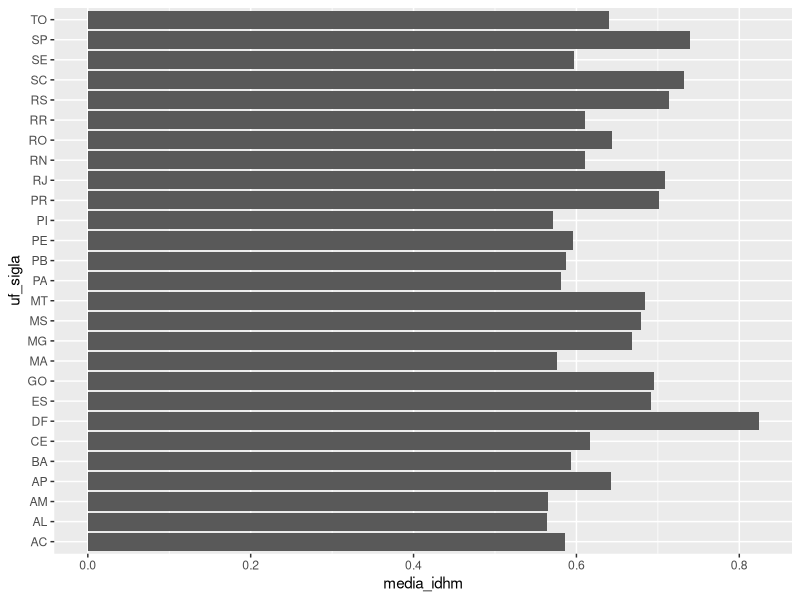
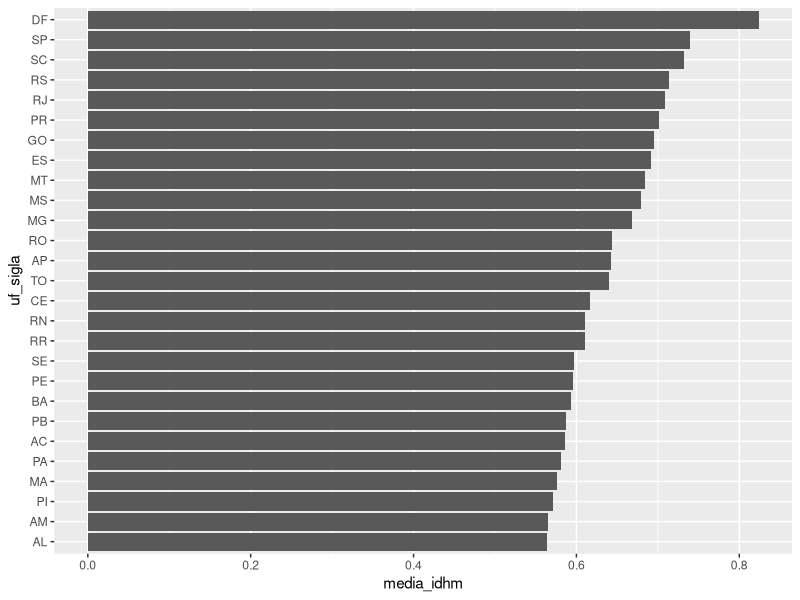
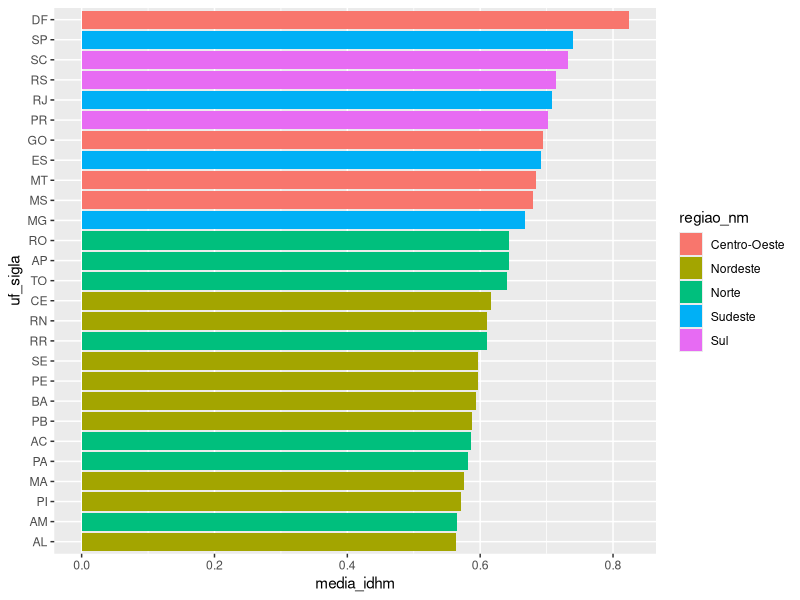
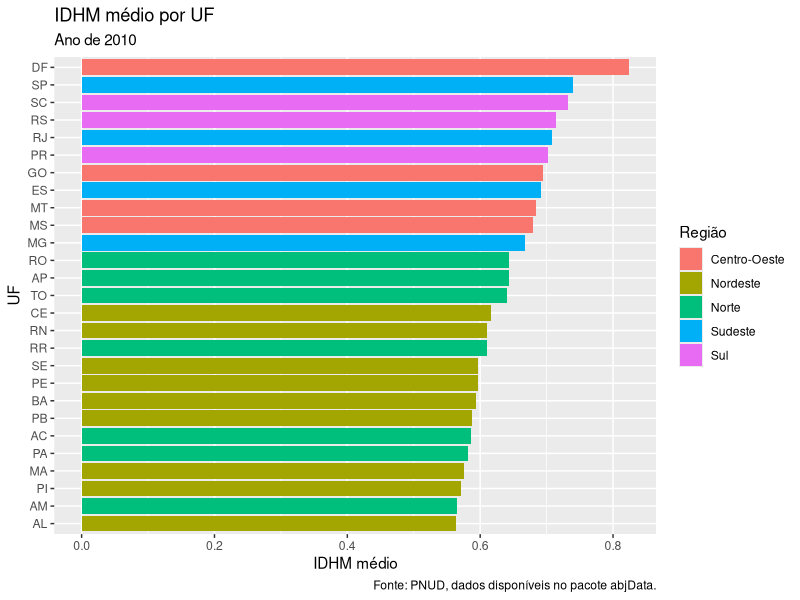
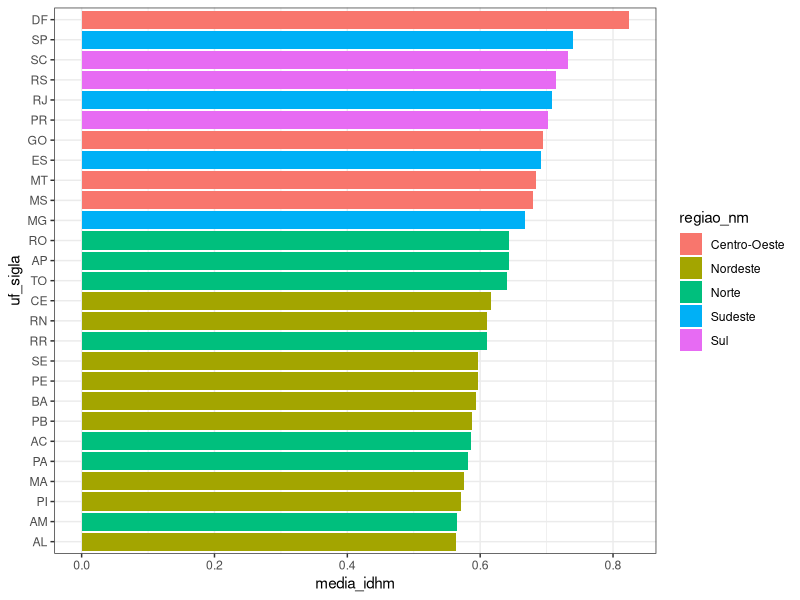
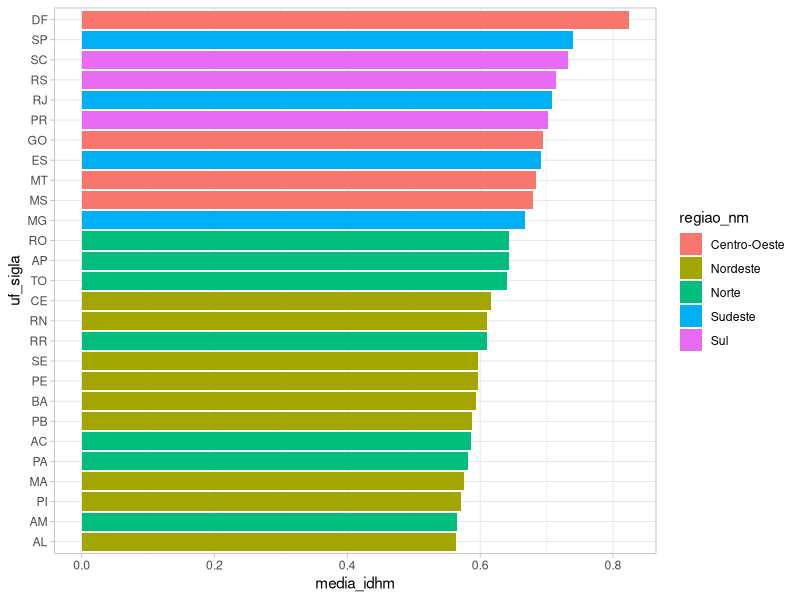
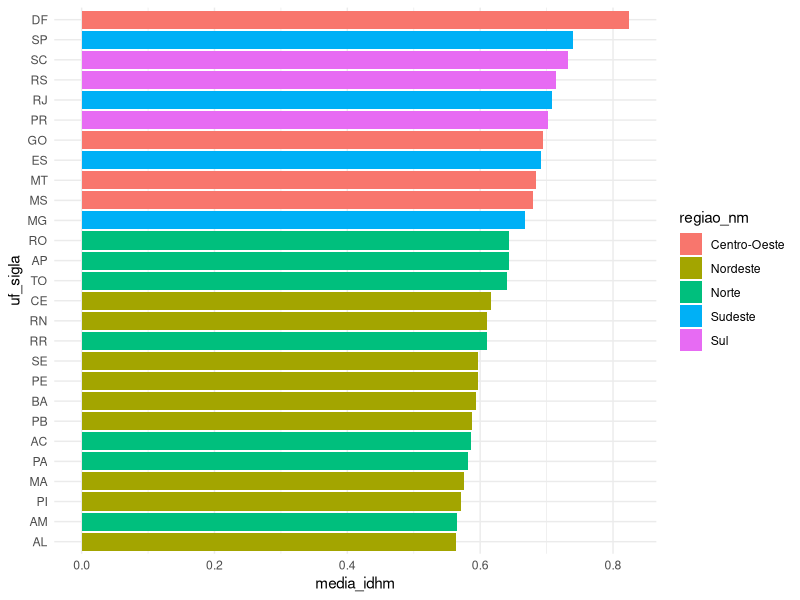
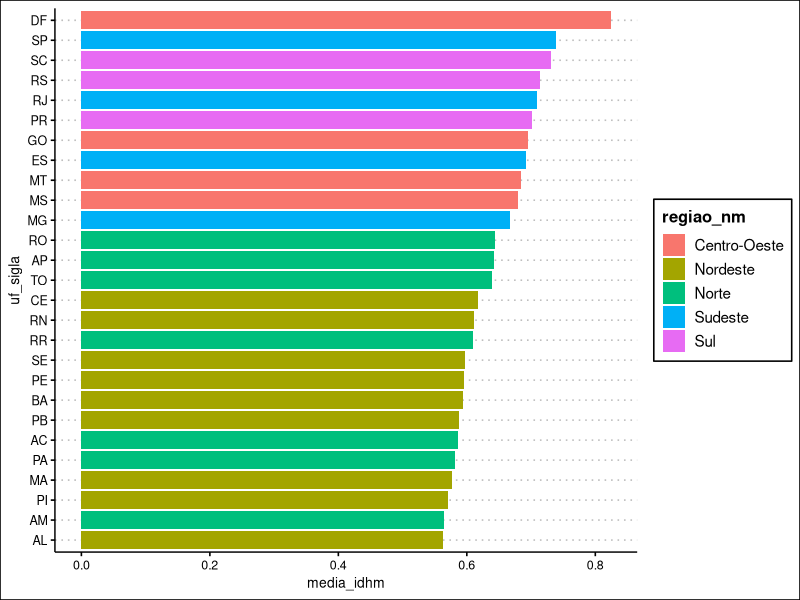

Generate these figures, in order, with R:
# Carregar pacote tidyverse
library(tidyverse)

# IMPORTAÇÃO -------------------------------------------------------------------
# Importar os dados que iremos usar
dados_pnud <- read_csv2("dados/base_pnud_min.csv")

dados_pnud_2010 <- dados_pnud |>
  filter(ano == 2010)


# Exemplo da aula passada:
# Como ordenar as barras em um gráfico, de forma que a maior barra fique no topo?


# Código original
media_idhm_por_uf <- dados_pnud_2010 |>
  group_by(regiao_nm, uf_sigla) |>
  summarise(media_idhm = mean(idhm))

media_idhm_por_uf |>
  ggplot() +
  aes(x = media_idhm, y = uf_sigla) +
  geom_col()


# Código alterado:

# Podemos mudar a ordem das barras usando a função fct_reorder() do pacote forcats

media_idhm_por_uf_ordenado <- dados_pnud_2010 |>
  group_by(regiao_nm, uf_sigla) |>
  summarise(media_idhm = mean(idhm)) |>
  dplyr::ungroup() |>
  dplyr::mutate(uf_sigla = fct_reorder(uf_sigla, media_idhm))

media_idhm_por_uf_ordenado |>
  ggplot() +
  aes(x = media_idhm, y = uf_sigla) +
  geom_col()



# Personalizando os gráficos --------------------------------------------------

# vamos salvar o gráfico acima

exemplo_grafico <- media_idhm_por_uf_ordenado |>
  ggplot() +
  aes(x = media_idhm, y = uf_sigla, fill = regiao_nm) +
  geom_col()

exemplo_grafico


# Labels (textos dos eixos, título, subtítulo, legenda, etc) -----

# Função labs()

exemplo_grafico +
  labs(
    x = "IDHM médio",
    y = "UF",
    title = "IDHM médio por UF",
    subtitle = "Ano de 2010",
    caption = "Fonte: PNUD, dados disponíveis no pacote abjData.",
    fill = "Região"
  )


# Temas ------

# Funções que começam com theme_*()
# ex:
exemplo_grafico +
  theme_bw()

exemplo_grafico +
  theme_light()

exemplo_grafico +
  theme_minimal()

# Dica: explore os temas disponíveis no pacote ggthemes

library(ggthemes)

exemplo_grafico +
  theme_clean()

exemplo_grafico +
  theme_fivethirtyeight()


# Personalizando um tema


exemplo_grafico +
labs(
    x = "IDHM médio",
    y = "UF",
    title = "IDHM médio por UF",
    subtitle = "Ano de 2010",
    caption = "Fonte: PNUD, dados disponíveis no pacote abjData.",
    fill = "Região"
  ) +
theme(
  axis.title.x = element_text(
    color = "red",
    size = 20,
    face = "bold"
  ),
  axis.title.y = element_text(
    color = "blue",
    size = 20,
    face = "italic"
  ),
  axis.text.x = element_text(
    color = "green",
    size = 15,
    face = "bold"
  ),
  axis.text.y = element_text(
    color = "orange",
    size = 15,
    face = "italic"
  ),
  plot.title = element_text(
    color = "purple",
    size = 30,
    face = "bold"
  ),
  plot.subtitle = element_text(
    color = "black",
    size = 20,
    face = "italic"
  ),
  plot.caption = element_text(
    color = "gray",
    size = 10,
    face = "bold"
  ),
  legend.title = element_text(
    color = "brown",
    size = 20,
    face = "italic"
  ),
  legend.text = element_text(
    color = "pink",
    size = 15,
    face = "bold"
  ),
  plot.background = element_rect(
    fill = "pink"
  ),
  panel.background = element_rect(
    fill = "lightblue"
  )
)

# Escalas ----------------

# IMPORTANTE

# Funções de escala começam com scale_*

# Funçoes de preenchimento (cores) começam com scale_fill_*

# Funções de borda (cores) começam com scale_color_*

# As escalas de cores podem ser contínuas (numéricas) ou discretas (categorias)

# Escalas de cores --------------------------------

## Escalas de cores discretas

exemplo_grafico +
  scale_fill_viridis_d()

exemplo_grafico +
  scale_fill_brewer(palette = "Set2")

## Escalas de cores contínuas

exemplo_grafico_2 <- media_idhm_por_uf_ordenado |>
  ggplot() +
  aes(x = media_idhm, y = uf_sigla) +
  geom_col(aes(fill = media_idhm))


exemplo_grafico_2 +
  scale_fill_viridis_c()

exemplo_grafico_2 +
  scale_fill_continuous(
    low = "blue",
    high = "red"
  )


# Escalas de cores manuais

exemplo_grafico +
  scale_fill_manual(
    values = c("blue", "#c61414", "#00a000", "#eaea00", "#e99700")
  )

# Outro exemplo de escala manual

media_idhm_por_uf_ordenado |>
  dplyr::mutate(
    cores = dplyr::case_when(
      media_idhm < 0.6 ~ "#b03636",
      media_idhm >= 0.6 & media_idhm < 0.8 ~ "#FFFF00",
      media_idhm >= 0.8 ~ "#048304"
    )
  ) |>
  ggplot() +
  aes(x = media_idhm, y = uf_sigla) +
  geom_col(aes(fill = cores)) +
  scale_fill_identity()

# Existem outros tipos de funções de escala!
# Inicialmente o melhor é focar nas escalas de cores,
# E pesquisar funções específicas quando necessário

# Exportar os gráficos ----------------

# Vamos criar um gráfico usando os exemplos vistos, e salvar em um objeto

exemplo_grafico_3 <- media_idhm_por_uf |>
  ggplot() +
  aes(x = media_idhm, y = uf_sigla) +
  geom_col(aes(fill = media_idhm)) +
  # Escala de cores
  scale_fill_viridis_c() +
  # Tema
  theme_light(base_size = 14) +
  # Labels
  labs(
    x = "IDHM médio",
    y = "UF",
    title = "IDHM médio por UF",
    subtitle = "Ano de 2010",
    #caption = "Fonte: PNUD, dados disponíveis no pacote abjData.",
    fill = "IDHM médio"
  ) +
  theme(
    legend.position = "bottom"
  )

# Função ggsave()

ggsave(
  filename = "output/exemplo_grafico_exportar.png",
  plot = exemplo_grafico_3,
  width = 10,
  height = 6,
  units = "in",
  dpi = 300
)

# Juntar gráficos ----------------


exemplo_grafico_4 <- dados_pnud_2010 |>
  group_by(regiao_nm, uf_sigla) |>
  summarise(soma_pop = sum(pop)) |>
  mutate(
  soma_pop_milhoes = soma_pop/1000000) |>
  ggplot() +
  aes(x = soma_pop_milhoes, y = uf_sigla) +
  geom_col(aes(fill = soma_pop_milhoes)) +
  # Escala de cores
  scale_fill_viridis_c() +
  # Tema
  theme_light(base_size = 14) +
  # Labels
  labs(
    x = "População (em milhões)",
    y = "UF",
    title = "População por UF",
    subtitle = "Ano de 2010",
    caption = "Fonte: PNUD, dados disponíveis no pacote abjData.",
    fill = "População (em milhões)"
  ) +
  theme(
    legend.position = "bottom"
  )


library(patchwork)

grafico_unido <- exemplo_grafico_3 + exemplo_grafico_4

ggsave(
  filename = "output/exemplo_grafico_unido.png",
  plot = grafico_unido,
  width = 10,
  height = 6,
  units = "in",
  dpi = 300)
